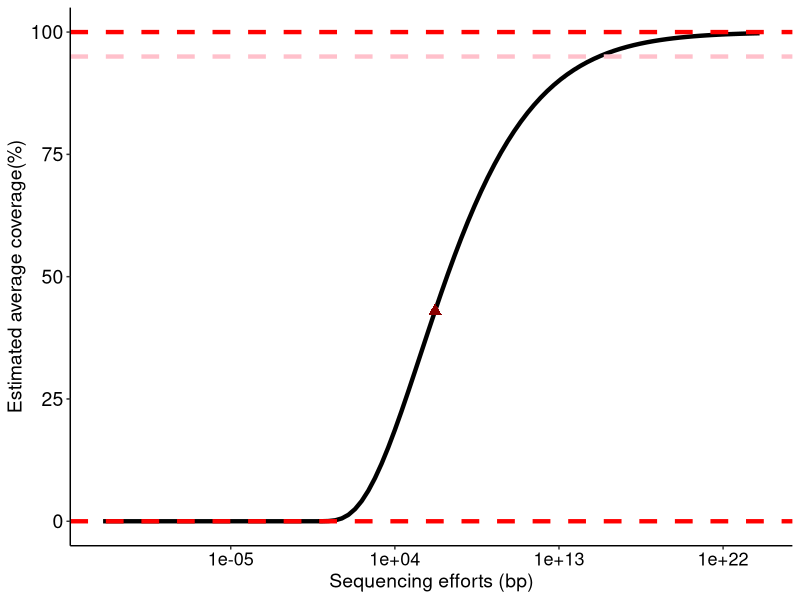

Write the R code that produced this figure.
library(ggplot2) # For plotting
library(stats) # For numerical integration and optimization

# Function to calculate kappa given alpha, beta, and LR
calculate_kappa <- function(alpha, beta, LR) {
  # Handling the edge case when LR is exactly 0
  if (LR == 0) {
    return(0)
  } else {
  numerator <- integrate(function(t) exp(-t) * t^(alpha - 1), lower = 0, upper = beta * log(LR + 1))$value
  denominator <- gamma(alpha)
  kappa <- numerator / denominator
  return(kappa)
  }
}

# Objective function for optimization
# params is a vector that contains the values of alpha and beta to be optimized
objective_function <- function(params, LR, target_kappa) {
  alpha <- params[1]
  beta <- params[2]
  calculated_kappa <- calculate_kappa(alpha, beta, LR)
  # The objective is to minimize the squared difference between calculated kappa and target kappa
  return((calculated_kappa - target_kappa)^2)
}

# Target kappa value for LR = 10^8
target_kappa_init <- 0.43
LR_init <- 1.6e6
target_kappa <- 0.43
LR <- 1.6e6

# Initial guesses for alpha and beta
initial_guess <- c(alpha = 3.5, beta = 0.2)

# Run the optimization to find the best alpha and beta
optim_result <- optim(initial_guess, objective_function, LR = LR, target_kappa = target_kappa, method = "L-BFGS-B", lower = c(0.001,0.001))

# Extract the optimized alpha and beta
optimized_alpha <- optim_result$par[1]
optimized_beta <- optim_result$par[2]

cat("Optimized alpha:", optimized_alpha, "\n")
cat("Optimized beta:", optimized_beta, "\n")

N_d = (optimized_alpha-1)/optimized_beta

cat("Nonpareil diversity:", N_d, "\n")
# Generating a sequence of logarithmically spaced numbers from 1e-5 to 1e8
LR_range <- exp(seq(log(1e-12), log(1e24), length.out = 100))

# Calculating kappa for the range of LR values using placeholder values for alpha and beta
alpha_opt <- optimized_alpha # Placeholder for the optimized alpha value
beta_opt <-  optimized_beta# Placeholder for the optimized beta value
kappa_values <- sapply(LR_range, function(LR) calculate_kappa(alpha_opt, beta_opt, LR))

# Plotting kappa vs. LR
data <- data.frame(LR = LR_range, Kappa = kappa_values)
ggplot(data) +
  geom_line(aes(x = LR, y = Kappa*100), size=1.5) +
  scale_x_log10() +
  labs(x = "Sequencing efforts (bp)", y = "Estimated average coverage(%)") +
  theme_classic() +
  theme(panel.grid.minor=element_blank())+
  theme(axis.text.x=element_text(size=13))+
  theme(axis.text=element_text(colour="black",size=14))+
  theme(legend.text=element_text(color="black",size=13),
        legend.title=element_text(color="black",size=13))+
  theme(axis.title = element_text(size=14))+guides(fill=guide_legend(ncol=1))+
  
  geom_point(aes(x=LR_init,y=target_kappa_init*100),colour="darkred",size=3, shape=17)+
  geom_hline(yintercept=100, linetype="dashed", color = "red", size=1.5) + 
  geom_hline(yintercept=95, linetype="dashed", color = "pink", size=1.5) + 
  geom_hline(yintercept=0, linetype="dashed", color = "red", size=1.5)

